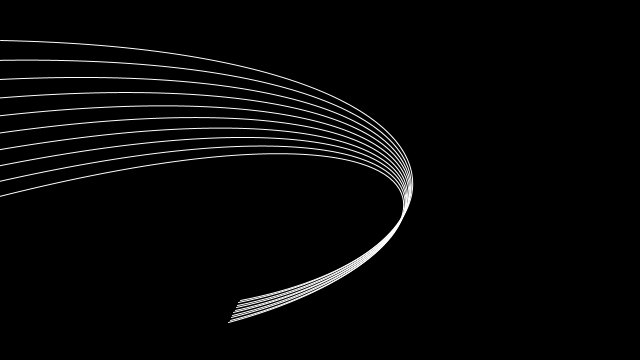
Frame 1 (no input)
Frame 60 (the mouse pressed at the canvas centre just before this capture): identical to frame 1, image omitted
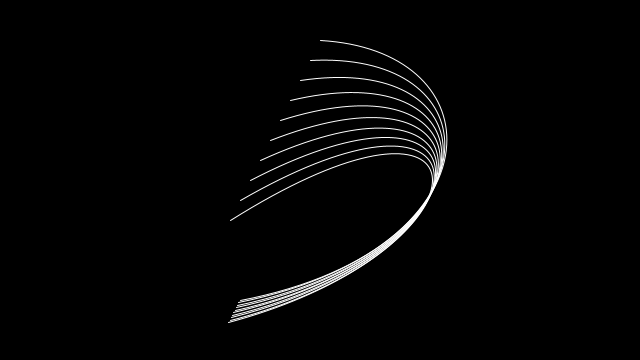
Frame 120 (the mouse held since frame 60 and released just before this capture)

The Processing sketch that drew these frames (run headless with seeded random() and noise(); from frame 60 on, the mouse is pressed at the canvas centre):

// Processing sketch: processing_136124
// ── processing_136124.pde

void setup() {
 size(640, 360);
 stroke(255);
 noFill();
 }
 
void draw() {
  background(0);
  for (int i = 0; i < 200; i += 20) {
    bezier(mouseX -(i/2.0), 40+i, 500, 50, 500, 250, 240-(i/16.0), 300+(i/8.0));
 
  }
}
